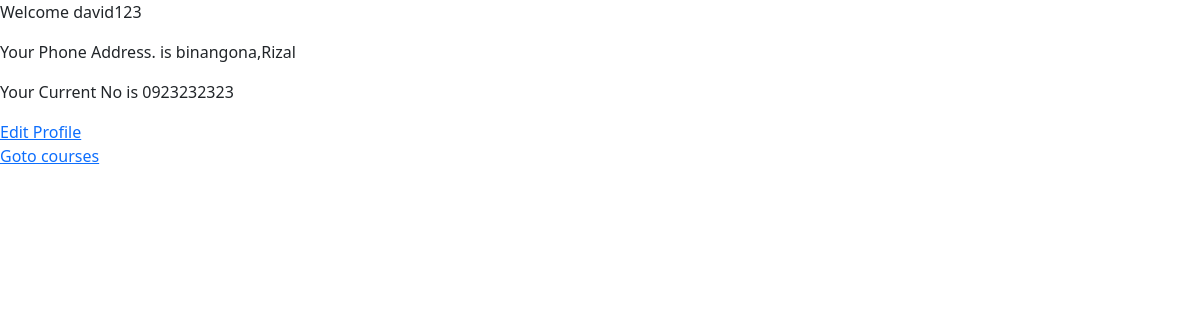
The app's page /home/ (signed in) with its own data.
### account/models.py (models this page shows, shortened)
class Custom_user(AbstractUser):
    address = models.CharField(max_length=100, blank=True, null=True)
    phone_number = models.CharField(max_length=20, blank=True, null=True)
    email = models.EmailField(unique=True,blank=True, null=True)
    EMAIL_FIELD = 'email'
    ADDRESS_FIELD = 'address'
    PHONE_NUMBER_FIELD = 'phone_number'
    REQUIRED_FIELDS = ['email','address','phone_number']
    is_active = models.BooleanField(default=True)

### account/views.py (the view)
# urls.py: path('home/', views.home, name="home"),
def home(request):
    return render(request, 'account/home.html')

### account/templates/account/home.html
{% extends 'account/base.html' %}
{% block content %}
<p>Welcome {{user.username}}</p>
<p>Your Phone Address. is {{user.address}}</p>
<p>Your Current No is {{user.phone_number}}</p>
<a href="/profile">Edit Profile</a><br>
<a href="/course">Goto courses</a>
{% endblock %}

### records on screen
Custom_user: username "david123", address "binangona,Rizal", phone_number "0923232323"
